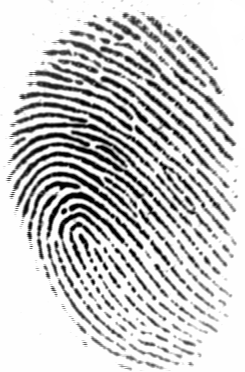
#> input picture DATABASE/101_1.tif, 245 x 372 px, found by its file name; its folder holds 4 pictures in this run; the run also reads 1 picture not shown here
$ python app.py DATABASE/101_1.tif DATABASE/101_2.tif   (older library calls are emulated)
#> lines starting #> are read from the running program, lines starting #| are printed output that depends on the picture; after the words box and inside, x2 and y2 are one past the last pixel; in counts of white or black regions, pixels touching at a corner belong together
#> in main, img1 is the input picture: shape (372, 245); min 1, max 255, mean 201.2
### enhance/ridge_segment.py

import numpy as np

def normalise(img,mean,std):
    normed = (img - np.mean(img))/(np.std(img));
    return(normed)

def ridge_segment(im,blksze,thresh):

#> called with blksze = 16, thresh = 0.1
    rows,cols = im.shape;
#> rows = 372; cols = 245

    im = normalise(im,0,1);    # normalise to get zero mean and unit standard deviation


    new_rows =  np.int(blksze * np.ceil((np.float(rows))/(np.float(blksze))))
#> new_rows = 384
    new_cols =  np.int(blksze * np.ceil((np.float(cols))/(np.float(blksze))))
#> new_cols = 256

    padded_img = np.zeros((new_rows,new_cols));
    stddevim = np.zeros((new_rows,new_cols));

    padded_img[0:rows][:,0:cols] = im;

    for i in range(0,new_rows,blksze):
        for j in range(0,new_cols,blksze):
            block = padded_img[i:i+blksze][:,j:j+blksze];

            stddevim[i:i+blksze][:,j:j+blksze] = np.std(block)*np.ones(block.shape)
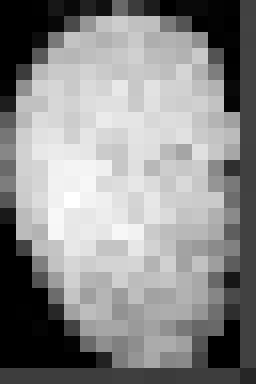
#> stddevim: shape (384, 256) float64; min 0, max 1.29, mean 0.704; drawn with min black and max white

    stddevim = stddevim[0:rows][:,0:cols]
#> stddevim: shape (372, 245) float64

    mask = stddevim > thresh;
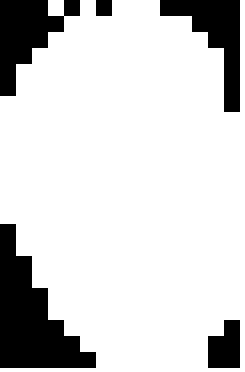
#> mask: shape (372, 245) bool; 82.6% white; 5 black regions, box (x1, y1, x2, y2) and area: (0, 224, 96, 368) 6912, (0, 0, 80, 96) 3840, (160, 0, 240, 112) 3584, (208, 320, 240, 368) 1280, (96, 0, 112, 16) 256

    mean_val = np.mean(im[mask]);
#> mean_val = -0.151

    std_val = np.std(im[mask]);
#> std_val = 1.04

    normim = (im - mean_val)/(std_val);

    return(normim,mask)

### enhance/ridge_orient.py


import numpy as np;
import cv2;
from scipy import ndimage;
from scipy import signal

def ridge_orient(im, gradientsigma, blocksigma, orientsmoothsigma):
#> called with gradientsigma = 1, blocksigma = 7, orientsmoothsigma = 7
    rows,cols = im.shape;
#> rows = 372; cols = 245
    #Calculate image gradients.
    sze = np.fix(6*gradientsigma);
    if np.remainder(sze,2) == 0:
        sze = sze+1;

    gauss = cv2.getGaussianKernel(np.int(sze),gradientsigma);
    f = gauss * gauss.T;

    fy,fx = np.gradient(f);     #Gradient of Gaussian

    #Gx = ndimage.convolve(np.double(im),fx);
    #Gy = ndimage.convolve(np.double(im),fy);

    Gx = signal.convolve2d(im,fx,mode='same');
    Gy = signal.convolve2d(im,fy,mode='same');

    Gxx = np.power(Gx,2);
    Gyy = np.power(Gy,2);
    Gxy = Gx*Gy;

    #Now smooth the covariance data to perform a weighted summation of the data.

    sze = np.fix(6*blocksigma);

    gauss = cv2.getGaussianKernel(np.int(sze),blocksigma);
    f = gauss * gauss.T;

    Gxx = ndimage.convolve(Gxx,f);
    Gyy = ndimage.convolve(Gyy,f);
    Gxy = 2*ndimage.convolve(Gxy,f);

    # Analytic solution of principal direction
    denom = np.sqrt(np.power(Gxy,2) + np.power((Gxx - Gyy),2)) + np.finfo(float).eps;

    sin2theta = Gxy/denom;            # Sine and cosine of doubled angles
    cos2theta = (Gxx-Gyy)/denom;


    if orientsmoothsigma:
        sze = np.fix(6*orientsmoothsigma);
        if np.remainder(sze,2) == 0:
            sze = sze+1;
        gauss = cv2.getGaussianKernel(np.int(sze),orientsmoothsigma);
        f = gauss * gauss.T;
        cos2theta = ndimage.convolve(cos2theta,f); # Smoothed sine and cosine of
        sin2theta = ndimage.convolve(sin2theta,f); # doubled angles

    orientim = np.pi/2 + np.arctan2(sin2theta,cos2theta)/2;
    return(orientim);

### enhance/ridge_freq.py


import numpy as np
#import math
#import scipy.ndimage
from .frequest import frequest

def ridge_freq(im, mask, orient, blksze, windsze,minWaveLength, maxWaveLength):
#> called with blksze = 38, windsze = 5, minWaveLength = 5, maxWaveLength = 15
    rows,cols = im.shape;
#> rows = 372; cols = 245
    freq = np.zeros((rows,cols));

    for r in range(0,rows-blksze,blksze):
        for c in range(0,cols-blksze,blksze):
            blkim = im[r:r+blksze][:,c:c+blksze];
            blkor = orient[r:r+blksze][:,c:c+blksze];


            freq[r:r+blksze][:,c:c+blksze] = frequest(blkim,blkor,windsze,minWaveLength,maxWaveLength);
#> this loop made 9 passes
#> pass 1, in frequest (call 4), `rotim = rotim[offset:offset+cropsze][:,offset:offset+cropsze];`:
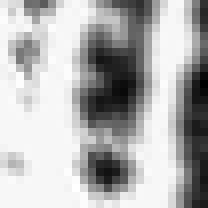
#> rotim: shape (26, 26) float64 (shown 8 times larger); min -2.07, max 0.94, mean 0.0286; drawn with min black and max white
#> after the loop:
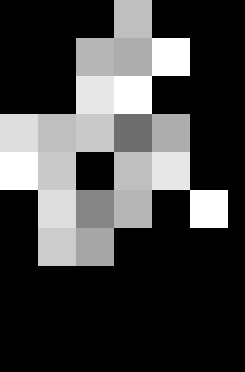
#> freq: shape (372, 245) float64; min 0, max 0.2, mean 0.0526; drawn with min black and max white

    freq = freq*mask;
    freq_1d = np.reshape(freq,(1,rows*cols));
    ind = np.where(freq_1d>0);

    ind = np.array(ind);
    ind = ind[1,:];

    non_zero_elems_in_freq = freq_1d[0][ind];

    meanfreq = np.mean(non_zero_elems_in_freq);
    medianfreq = np.median(non_zero_elems_in_freq);         # does not work properly
    return(freq,meanfreq)

### enhance/frequest.py


import numpy as np
import math
import scipy.ndimage
#import cv2
def frequest(im,orientim,windsze,minWaveLength,maxWaveLength):
    rows,cols = np.shape(im);

    # Find mean orientation within the block. This is done by averaging the
    # sines and cosines of the doubled angles before reconstructing the
    # angle again.  This avoids wraparound problems at the origin.


    cosorient = np.mean(np.cos(2*orientim));
    sinorient = np.mean(np.sin(2*orientim));
    orient = math.atan2(sinorient,cosorient)/2;

    # Rotate the image block so that the ridges are vertical

    #ROT_mat = cv2.getRotationMatrix2D((cols/2,rows/2),orient/np.pi*180 + 90,1)
    #rotim = cv2.warpAffine(im,ROT_mat,(cols,rows))
    rotim = scipy.ndimage.rotate(im,orient/np.pi*180 + 90,axes=(1,0),reshape = False,order = 3,mode = 'nearest');

    # Now crop the image so that the rotated image does not contain any
    # invalid regions.  This prevents the projection down the columns
    # from being mucked up.

    cropsze = int(np.fix(rows/np.sqrt(2)));
    offset = int(np.fix((rows-cropsze)/2));
    rotim = rotim[offset:offset+cropsze][:,offset:offset+cropsze];

    # Sum down the columns to get a projection of the grey values down
    # the ridges.

    proj = np.sum(rotim,axis = 0);
    dilation = scipy.ndimage.grey_dilation(proj, windsze,structure=np.ones(windsze));

    temp = np.abs(dilation - proj);

    peak_thresh = 2;

    maxpts = (temp<peak_thresh) & (proj > np.mean(proj));
    maxind = np.where(maxpts);

    rows_maxind,cols_maxind = np.shape(maxind);

    # Determine the spatial frequency of the ridges by divinding the
    # distance between the 1st and last peaks by the (No of peaks-1). If no
    # peaks are detected, or the wavelength is outside the allowed bounds,
    # the frequency image is set to 0

    if(cols_maxind<2):
        freqim = np.zeros(im.shape);
    else:
        NoOfPeaks = cols_maxind;
        waveLength = (maxind[0][cols_maxind-1] - maxind[0][0])/(NoOfPeaks - 1);
        if waveLength>=minWaveLength and waveLength<=maxWaveLength:
            freqim = 1/np.double(waveLength) * np.ones(im.shape);
        else:
            freqim = np.zeros(im.shape);

    return(freqim);


### enhance/image_enhance.py
# -*- coding: utf-8 -*-
"""
"""
from .ridge_segment import ridge_segment
from .ridge_orient import ridge_orient
from .ridge_freq import ridge_freq
from .ridge_filter import ridge_filter

def image_enhance(img):
    blksze = 16;
    thresh = 0.1;
    normim,mask = ridge_segment(img,blksze,thresh);             # normalise the image and find a ROI


    gradientsigma = 1;
    blocksigma = 7;
    orientsmoothsigma = 7;
    orientim = ridge_orient(normim, gradientsigma, blocksigma, orientsmoothsigma);              # find orientation of every pixel


    blksze = 38;
    windsze = 5;
    minWaveLength = 5;
    maxWaveLength = 15;
    freq,medfreq = ridge_freq(normim, mask, orientim, blksze, windsze, minWaveLength,maxWaveLength);    #find the overall frequency of ridges


    freq = medfreq*mask;
    kx = 0.65;ky = 0.65;
    newim = ridge_filter(normim, orientim, freq, kx, ky);       # create gabor filter and do the actual filtering


    #th, bin_im = cv2.threshold(np.uint8(newim),0,255,cv2.THRESH_BINARY);
    return(newim < -3)

### enhance/ridge_filter.py
# -*- coding: utf-8 -*-

import numpy as np
import scipy;
def ridge_filter(im, orient, freq, kx, ky):
#> called with kx = 0.65, ky = 0.65
    angleInc = 3;
    im = np.double(im);
    rows,cols = im.shape;
    newim = np.zeros((rows,cols));

    freq_1d = np.reshape(freq,(1,rows*cols));
    ind = np.where(freq_1d>0);

    ind = np.array(ind);
    ind = ind[1,:];

    # Round the array of frequencies to the nearest 0.01 to reduce the
    # number of distinct frequencies we have to deal with.

    non_zero_elems_in_freq = freq_1d[0][ind];
    non_zero_elems_in_freq = np.double(np.round((non_zero_elems_in_freq*100)))/100;

    unfreq = np.unique(non_zero_elems_in_freq);

    # Generate filters corresponding to these distinct frequencies and
    # orientations in 'angleInc' increments.

    sigmax = 1/unfreq[0]*kx;
    sigmay = 1/unfreq[0]*ky;

    sze = np.round(3*np.max([sigmax,sigmay]));

    x,y = np.meshgrid(np.linspace(-sze,sze,(2*sze + 1)),np.linspace(-sze,sze,(2*sze + 1)));

    reffilter = np.exp(-(( (np.power(x,2))/(sigmax*sigmax) + (np.power(y,2))/(sigmay*sigmay)))) * np.cos(2*np.pi*unfreq[0]*x); # this is the original gabor filter

    filt_rows, filt_cols = reffilter.shape;

    gabor_filter = np.array(np.zeros((int(180/angleInc),int(filt_rows),int(filt_cols))));

    for o in range(0,int(180/angleInc)):

        # Generate rotated versions of the filter.  Note orientation
        # image provides orientation *along* the ridges, hence +90
        # degrees, and imrotate requires angles +ve anticlockwise, hence
        # the minus sign.

        rot_filt = scipy.ndimage.rotate(reffilter,-(o*angleInc + 90),reshape = False);
        gabor_filter[o] = rot_filt;

    # Find indices of matrix points greater than maxsze from the image
    # boundary

    maxsze = int(sze);

    temp = freq>0;
    validr,validc = np.where(temp)

    temp1 = validr>maxsze;
    temp2 = validr<rows - maxsze;
    temp3 = validc>maxsze;
    temp4 = validc<cols - maxsze;

    final_temp = temp1 & temp2 & temp3 & temp4;

    finalind = np.where(final_temp);

    # Convert orientation matrix values from radians to an index value
    # that corresponds to round(degrees/angleInc)

    maxorientindex = np.round(180/angleInc);
    orientindex = np.round(orient/np.pi*180/angleInc);

    #do the filtering

    for i in range(0,rows):
        for j in range(0,cols):
            if(orientindex[i][j] < 1):
                orientindex[i][j] = orientindex[i][j] + maxorientindex;
            if(orientindex[i][j] > maxorientindex):
                orientindex[i][j] = orientindex[i][j] - maxorientindex;
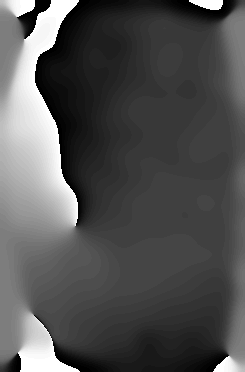
#> orientindex: shape (372, 245) float64; min 1, max 60, mean 20.1; drawn with min black and max white
    finalind_rows,finalind_cols = np.shape(finalind);
    sze = int(sze);
    for k in range(0,finalind_cols):
        r = validr[finalind[0][k]];
        c = validc[finalind[0][k]];

        img_block = im[r-sze:r+sze + 1][:,c-sze:c+sze + 1];

        newim[r][c] = np.sum(img_block * gabor_filter[int(orientindex[r][c]) - 1]);
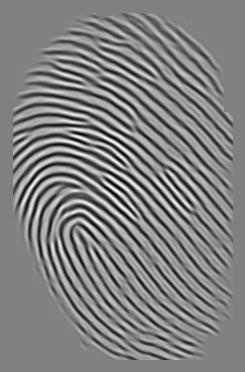
#> newim: shape (372, 245) float64; min -33.74, max 33.07, mean -0.1; drawn with min black and max white

    return(newim);

### app.py

import cv2
import os
import sys
import numpy
import matplotlib.pyplot as plt
from enhance import image_enhance
from skimage.morphology import skeletonize, thin

os.chdir("/app/")

def removedot(invertThin):

    # Remove dot artifacts from an image.

    # Parameters:
    #     invertThin (numpy.ndarray): The input image array.

    # Returns:
    #     numpy.ndarray: The image array with dot artifacts removed.

    temp0 = numpy.array(invertThin[:])
    temp0 = numpy.array(temp0)
    temp1 = temp0/255
    temp2 = numpy.array(temp1)
    temp3 = numpy.array(temp2)

    enhanced_img = numpy.array(temp0)
    filter0 = numpy.zeros((10,10))
    W,H = temp0.shape[:2]
    filtersize = 6

    for i in range(W - filtersize):
        for j in range(H - filtersize):
            filter0 = temp1[i:i + filtersize,j:j + filtersize]

            flag = 0
            if sum(filter0[:,0]) == 0:
                flag +=1
            if sum(filter0[:,filtersize - 1]) == 0:
                flag +=1
            if sum(filter0[0,:]) == 0:
                flag +=1
            if sum(filter0[filtersize - 1,:]) == 0:
                flag +=1
            if flag > 3:
                temp2[i:i + filtersize, j:j + filtersize] = numpy.zeros((filtersize, filtersize))

    return temp2


def get_descriptors(img):
	clahe = cv2.createCLAHE(clipLimit=2.0, tileGridSize=(8,8))
	img = clahe.apply(img)
	img = image_enhance.image_enhance(img)
#> in image_enhance, `return(newim < -3)`: returned value: shape (372, 245) bool; 26.9% white; 45 white regions (5 under 20 px), largest, box (x1, y1, x2, y2) and area: (46, 193, 220, 351) 1468, (13, 103, 233, 243) 1252, (69, 222, 204, 357) 1245
	img = numpy.array(img, dtype=numpy.uint8)
	# Threshold
	ret, img = cv2.threshold(img, 127, 255, cv2.THRESH_BINARY_INV | cv2.THRESH_OTSU)
	# Normalize to 0 and 1 range
	img[img == 255] = 1

	#Thinning
	skeleton = skeletonize(img)
#> skeleton: shape (372, 245) bool; 7.7% white in thin lines or dots
	skeleton = numpy.array(skeleton, dtype=numpy.uint8)
	skeleton = removedot(skeleton)
#> in removedot, `temp1 = temp0/255`: temp1: shape (372, 245) float64; values 0 (black) and 0.00392 (white), 7.7% white in thin lines or dots
	# Harris corners
	harris_corners = cv2.cornerHarris(img, 3, 3, 0.04)
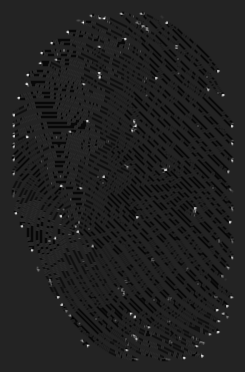
#> harris_corners: shape (372, 245) float32; min -5.52e-12, max 3.4e-11, mean -4.89e-13; drawn with min black and max white
	harris_normalized = cv2.normalize(harris_corners, 0, 255, norm_type=cv2.NORM_MINMAX, dtype=cv2.CV_32FC1)
	threshold_harris = 125
	# Extract keypoints
	keypoints = []
	for x in range(0, harris_normalized.shape[0]):
		for y in range(0, harris_normalized.shape[1]):
			if harris_normalized[x][y] > threshold_harris:
				keypoints.append(cv2.KeyPoint(y, x, 1))
	# Define descriptor
	orb = cv2.ORB_create()
	# Compute descriptors
	_, des = orb.compute(img, keypoints)
	return (keypoints, des);


def main():
	image_name = sys.argv[1]
	img1 = cv2.imread("database/" + image_name, cv2.IMREAD_GRAYSCALE)
	kp1, des1 = get_descriptors(img1)

	image_name = sys.argv[2]
	img2 = cv2.imread("database/" + image_name, cv2.IMREAD_GRAYSCALE)
	kp2, des2 = get_descriptors(img2)

	# Matching between descriptors
	bf = cv2.BFMatcher(cv2.NORM_HAMMING, crossCheck=True)
	matches = sorted(bf.match(des1, des2), key= lambda match:match.distance)
	# Plot keypoints
	img4 = cv2.drawKeypoints(img1, kp1, outImage=None)
	img5 = cv2.drawKeypoints(img2, kp2, outImage=None)
	f, axarr = plt.subplots(1,2)
	axarr[0].imshow(img4)
	axarr[1].imshow(img5)
	plt.show()
	# Plot matches
	img3 = cv2.drawMatches(img1, kp1, img2, kp2, matches, flags=2, outImg=None)
	plt.imshow(img3)
	plt.show()

	# Calculate score
	score = 0;
	for match in matches:
		score += match.distance
#> this loop made 45 passes
	score_threshold = 33
	if score/len(matches) < score_threshold:
		print("Fingerprint matches.")
	else:
		print("Fingerprint does not match.")


if __name__ == "__main__":
	try:
		main()
	except:
		raise
# #"""removedot: This function removes small dots from a binary image.
# get_descriptors: This function takes an image as input and returns keypoints and descriptors using the ORB (Oriented FAST and Rotated BRIEF) algorithm.
# main: This is the main function of the script. It takes two image filenames as command-line arguments, reads the images, extracts keypoints and descriptors using the get_descriptors function, matches the keypoints using the BFMatcher, and displays the keypoints and matches using matplotlib.
# Finally, the script checks if it is being run as the main module and calls the main function
